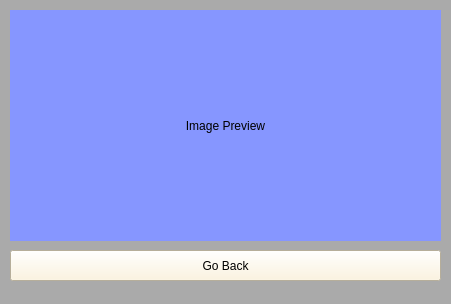
<?xml version="1.0" encoding="UTF-8"?>
<ui version="4.0">
 <class>Rename</class>
 <widget class="QMainWindow" name="Rename">
  <property name="geometry">
   <rect>
    <x>0</x>
    <y>0</y>
    <width>451</width>
    <height>304</height>
   </rect>
  </property>
  <property name="minimumSize">
   <size>
    <width>0</width>
    <height>0</height>
   </size>
  </property>
  <property name="windowTitle">
   <string>MainWindow</string>
  </property>
  <property name="styleSheet">
   <string notr="true">background-color: rgb(0, 0, 0);
background-color: rgb(170, 170, 170);</string>
  </property>
  <property name="iconSize">
   <size>
    <width>40</width>
    <height>30</height>
   </size>
  </property>
  <widget class="QWidget" name="Rename_2">
   <widget class="QLabel" name="imageLabel">
    <property name="geometry">
     <rect>
      <x>10</x>
      <y>10</y>
      <width>431</width>
      <height>231</height>
     </rect>
    </property>
    <property name="styleSheet">
     <string notr="true">background-color: rgb(134, 150, 255);
color: rgb(0, 0, 0);</string>
    </property>
    <property name="text">
     <string>Image Preview</string>
    </property>
    <property name="scaledContents">
     <bool>true</bool>
    </property>
    <property name="alignment">
     <set>Qt::AlignCenter</set>
    </property>
   </widget>
   <widget class="QPushButton" name="br_2">
    <property name="geometry">
     <rect>
      <x>10</x>
      <y>250</y>
      <width>431</width>
      <height>31</height>
     </rect>
    </property>
    <property name="styleSheet">
     <string notr="true">background-color: rgb(255, 243, 215);
font: 75 12pt &quot;MS Shell Dlg 2&quot;;</string>
    </property>
    <property name="text">
     <string>Go Back</string>
    </property>
   </widget>
  </widget>
  <widget class="QStatusBar" name="statusbar"/>
 </widget>
 <resources/>
 <connections/>
</ui>
